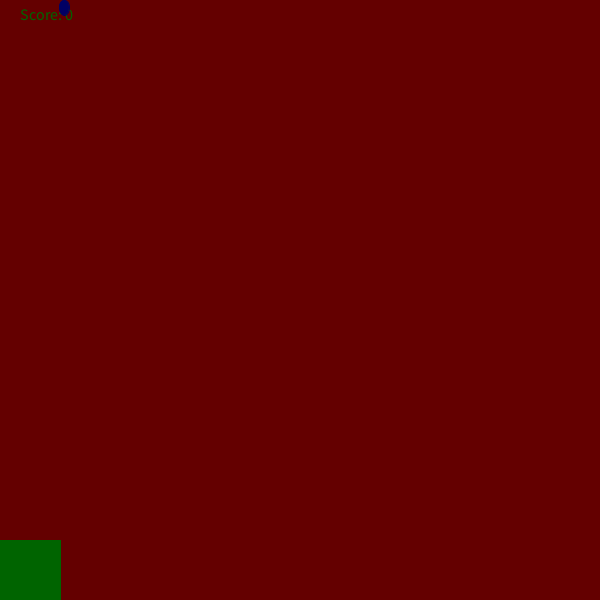
Frame 1 (no input)
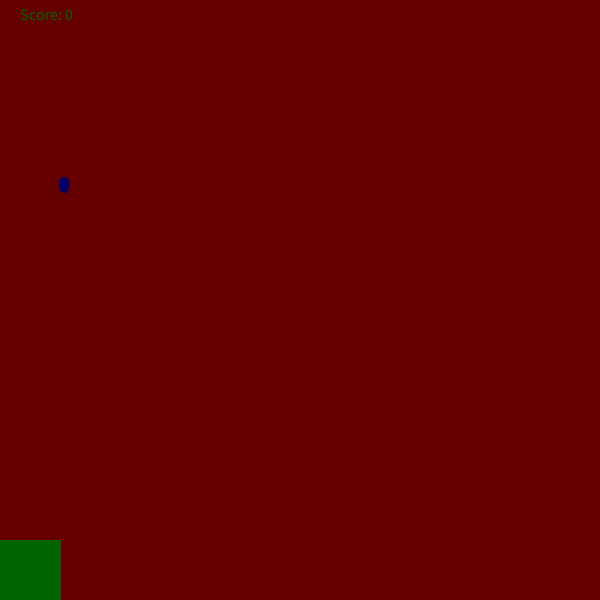
Frame 60 (the mouse pressed at the canvas centre just before this capture)
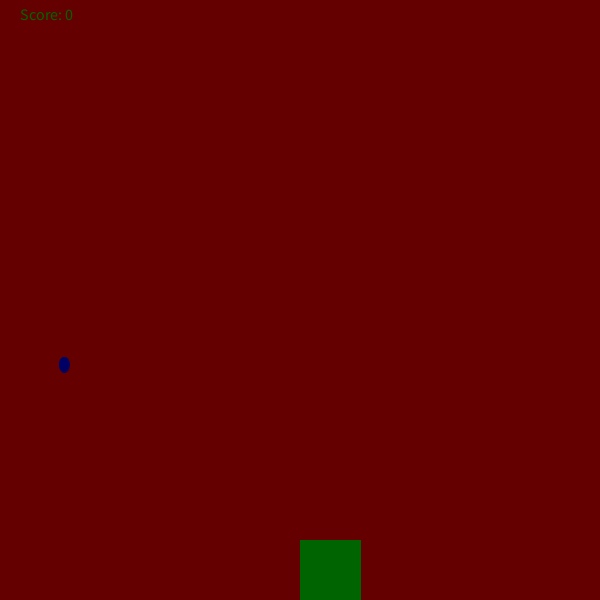
Frame 120 (the mouse held since frame 60 and released just before this capture)

The Processing sketch that drew these frames (run headless with seeded random() and noise(); from frame 60 on, the mouse is pressed at the canvas centre):

// Processing sketch: rainDrop
// ── rainDrop.pde
int randomNumber = (int) random(width);
float y=7.5;
int x;
int score = 0;
void setup() {
  size(600, 600);
   textSize(16);
}

void draw() {
    background(100,0, 0);
    fill(0, 100, 0);
     text("Score: " + score, 20, 20);
    fill(0,0,100);
    stroke(0,0,100);
    ellipse(randomNumber, y, 10, 15);
    y = y+ 3;
    if(y>height){
      y=7.5;
      checkCatch(randomNumber);
      randomNumber = (int) random(width);
    }
    fill(0,100,0);
    stroke(0,100,0);
    rect(mouseX, 540, 60, 60);
}

 void checkCatch(int x){
         if (x > mouseX && x < mouseX+60){
            score++;
         }
         else if (score > 0) {
            score--;
         }
        println("Your score is now: " + score);
  }
